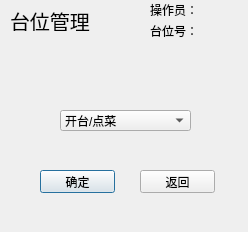
<?xml version="1.0" encoding="UTF-8"?>
<ui version="4.0">
 <class>Choice</class>
 <widget class="QDialog" name="Choice">
  <property name="geometry">
   <rect>
    <x>0</x>
    <y>0</y>
    <width>248</width>
    <height>232</height>
   </rect>
  </property>
  <property name="windowTitle">
   <string>Dialog</string>
  </property>
  <widget class="QPushButton" name="pushButton">
   <property name="geometry">
    <rect>
     <x>40</x>
     <y>170</y>
     <width>75</width>
     <height>23</height>
    </rect>
   </property>
   <property name="text">
    <string>确定</string>
   </property>
  </widget>
  <widget class="QPushButton" name="pushButton_2">
   <property name="geometry">
    <rect>
     <x>140</x>
     <y>170</y>
     <width>75</width>
     <height>23</height>
    </rect>
   </property>
   <property name="text">
    <string>返回</string>
   </property>
  </widget>
  <widget class="QLabel" name="label">
   <property name="geometry">
    <rect>
     <x>10</x>
     <y>10</y>
     <width>81</width>
     <height>21</height>
    </rect>
   </property>
   <property name="font">
    <font>
     <family>华文行楷</family>
     <pointsize>15</pointsize>
     <weight>50</weight>
     <bold>false</bold>
    </font>
   </property>
   <property name="text">
    <string>台位管理</string>
   </property>
  </widget>
  <widget class="QComboBox" name="comboBox">
   <property name="geometry">
    <rect>
     <x>60</x>
     <y>110</y>
     <width>131</width>
     <height>21</height>
    </rect>
   </property>
   <item>
    <property name="text">
     <string>开台/点菜</string>
    </property>
   </item>
   <item>
    <property name="text">
     <string>结账</string>
    </property>
   </item>
   <item>
    <property name="text">
     <string>预订</string>
    </property>
   </item>
   <item>
    <property name="text">
     <string>取消预订</string>
    </property>
   </item>
  </widget>
  <widget class="QWidget" name="layoutWidget">
   <property name="geometry">
    <rect>
     <x>150</x>
     <y>0</y>
     <width>91</width>
     <height>20</height>
    </rect>
   </property>
   <layout class="QHBoxLayout" name="horizontalLayout">
    <item>
     <widget class="QLabel" name="label_2">
      <property name="text">
       <string>操作员：</string>
      </property>
     </widget>
    </item>
    <item>
     <widget class="QLabel" name="label_3">
      <property name="text">
       <string/>
      </property>
     </widget>
    </item>
   </layout>
  </widget>
  <widget class="QWidget" name="layoutWidget">
   <property name="geometry">
    <rect>
     <x>150</x>
     <y>20</y>
     <width>91</width>
     <height>21</height>
    </rect>
   </property>
   <layout class="QHBoxLayout" name="horizontalLayout_2">
    <item>
     <widget class="QLabel" name="label_4">
      <property name="text">
       <string>台位号：</string>
      </property>
     </widget>
    </item>
    <item>
     <widget class="QLabel" name="label_5">
      <property name="text">
       <string/>
      </property>
     </widget>
    </item>
   </layout>
  </widget>
 </widget>
 <resources/>
 <connections/>
</ui>
